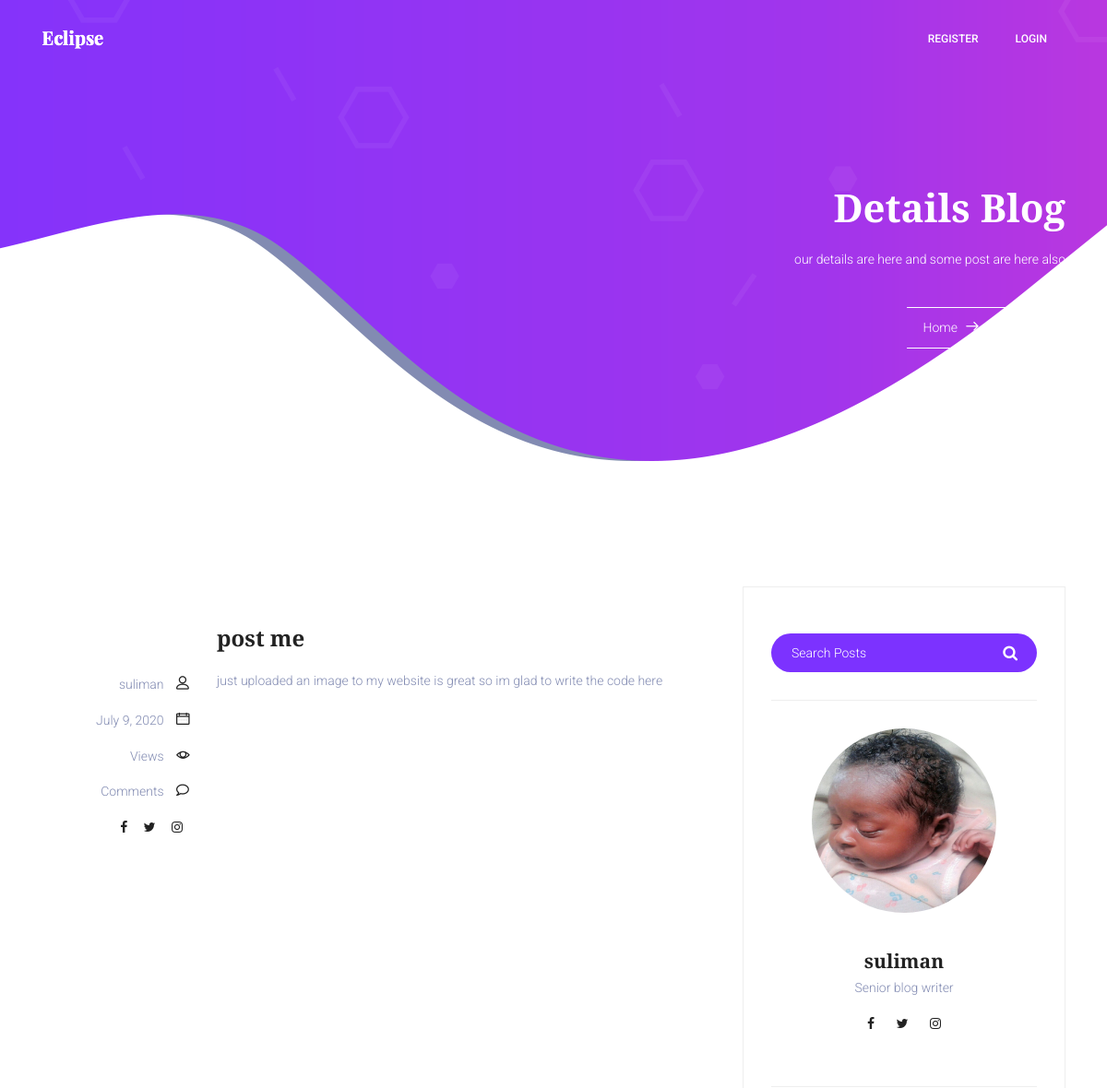
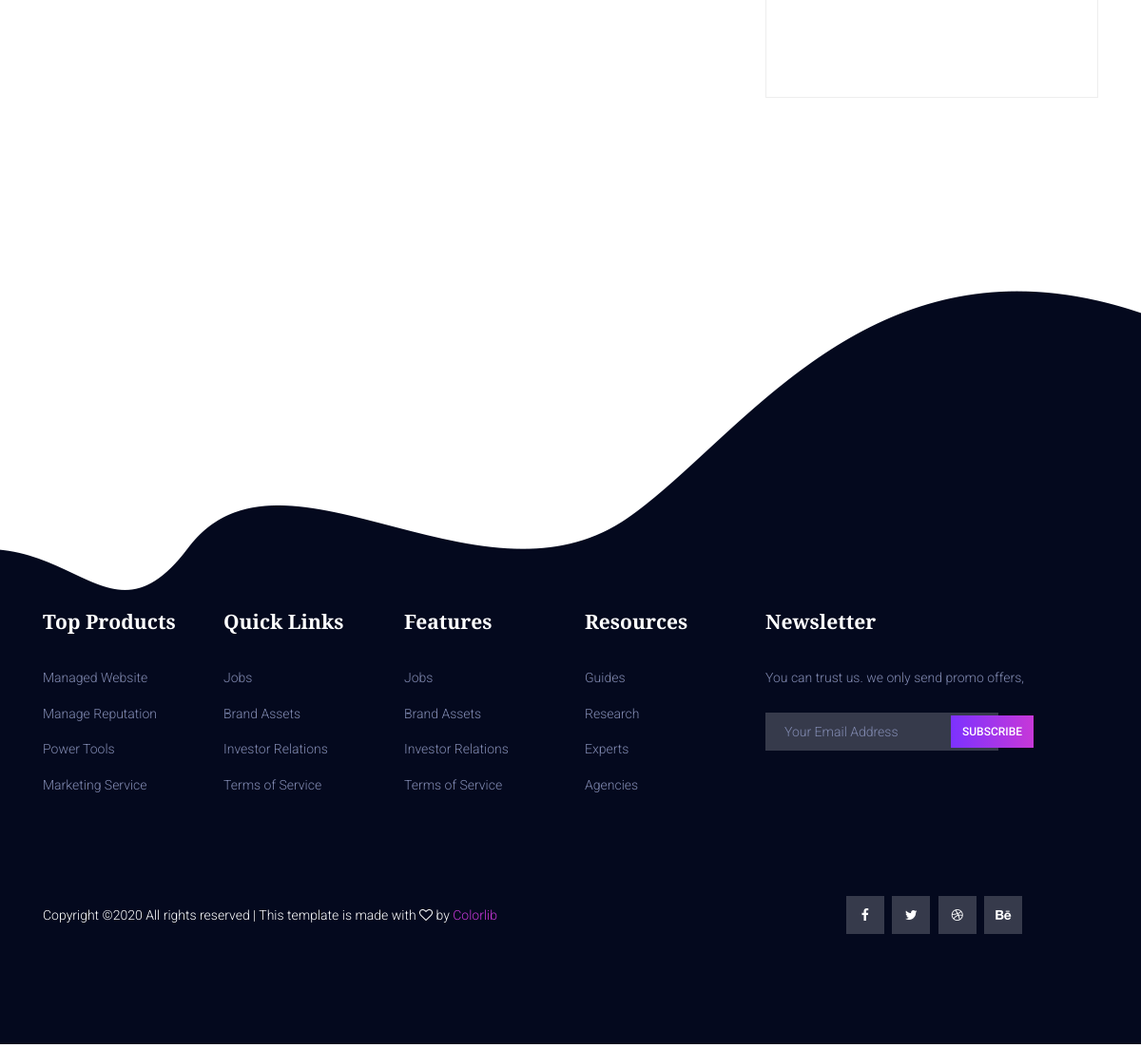
/detail/20/, run on the app's committed database (2 pictures, top to bottom).
### course/models.py (models this page shows, shortened)
class Post(models.Model):
	title=models.CharField(max_length=255)
	author=models.ForeignKey(User,on_delete=models.CASCADE)
	image=models.ImageField(upload_to='images/')
	body=RichTextField(blank=True,null=True)
	post_date=models.DateField(auto_now_add=True)
	category=models.CharField(max_length=200,default='Speaking')
	likes=models.ManyToManyField(User,related_name='blog_posts')
	def total_likes(self):
		return self.likes.count()

### members/models.py (models this page shows, shortened)
class Profile(models.Model):
    user=models.OneToOneField(User,null=True,on_delete=models.CASCADE)
    bio=models.TextField()
    profile_pic=models.ImageField(null=True,blank=True,upload_to='images/profile')
    website_url=models.CharField(max_length=200,null=True,blank=True)
    facebook_url=models.CharField(max_length=200,null=True,blank=True)
    instagram_url=models.CharField(max_length=200,null=True,blank=True)
    twitter_url=models.CharField(max_length=200,null=True,blank=True)

### course/views.py (the view)
# urls.py: path('detail/<int:pk>/',BlogDetail.as_view(),name='detail'),
class BlogDetail(DetailView):
	model=Post
	template_name='course/detail.html'
	def get_context_data(self,*args, **kwargs):
		cat_menu=Category.objects.all()
		stuff=get_object_or_404(Post,id=self.kwargs['pk'])
		total_likes=stuff.total_likes()
		context=super(BlogDetail,self).get_context_data(*args, **kwargs)
		liked=False
		if stuff.likes.filter(id=self.request.user.id).exists():
			liked=True
		context['cat_menu']=cat_menu
		context['total_likes']=total_likes
		context['liked']=liked
		return context

### course/templates/course/detail.html (shortened to what this page needs)
{% extends 'course/base.html' %}
{% load static %}
{% block content %}
	<section class="banner-area">
		<div class="container">
			<div class="row justify-content-center align-items-center">
				<div class="col-lg-12 banner-right">
					<h1 class="text-white">
							Details Blog
					</h1>
					<p class="mx-auto text-white  mt-20 mb-40">
						our details are here and some post are here also
					</p>
					<div class="link-nav">
						<span class="box">
							<a href="{% url 'index' %}">Home </a>
							<i class="lnr lnr-arrow-right"></i>
							<a href="{% url 'blog-home' %}">Blog Home</a>
						</span>
					</div>
				</div>
			</div>
		</div>
	</section>
<br><br>
	<section class="post-content-area single-post-area">
		<div class="container">
			<div class="row">
				<div class="col-lg-8 posts-list">
					<div class="single-post row">
						<div class="col-lg-12">
							<div class="feature-img">
							</div>
						</div>
						<div class="col-lg-3  col-md-3 meta-details">
							<ul class="tags">
							</ul>
							<div class="user-details row">
								<p class="user-name col-lg-12 col-md-12 col-6">
									<a href="#">{{post.author}}</a>
									<span class="lnr lnr-user"></span>
								</p>
								<p class="date col-lg-12 col-md-12 col-6"><a href="#">{{post.post_date}}</a>
									<span class="lnr lnr-calendar-full"></span>
								</p>
								<p class="view col-lg-12 col-md-12 col-6"><a href="#"> Views</a> <span class="lnr lnr-eye"></span></p>
								<p class="comments col-lg-12 col-md-12 col-6"><a href="#"> Comments</a> <span class="lnr lnr-bubble"></span></p>
								<ul class="social-links col-lg-12 col-md-12 col-6">
								<li>
									{% if post.author.profile.facebook_url %}
									<a href="{{post.author.profile.facebook_url}}">
										<i class="fa fa-facebook"></i>
									</a>
									{% endif %}
								</li>
								<li>
									{% if post.author.profile.twitter_url %}
									<a href="{{post.author.profile.twitter_url}}">
										<i class="fa fa-twitter"></i>
									</a>
									{% endif %}
								</li>
								<li>
									{% if post.author.profile.instagram_url %}
									<a href="{{post.author.profile.instagram_url}}">
										<i class="fa fa-instagram"></i>
									</a>
									{% endif %}
								</li>
								</ul>
							</div>
						</div>
						<div class="col-lg-9 col-md-9">
							<h3 class="mt-20 mb-20">{{post.title}}</h3>
							<p class="excert">
								{{post.body|safe}}
							</p>
						</div>
					</div>
				</div>
				<div class="col-lg-4 sidebar-widgets">
					<div class="widget-wrap">
						<div class="single-sidebar-widget search-widget">
							<form class="search-form" action="#">
								<input placeholder="Search Posts" name="search" type="text" onfocus="this.placeholder = ''" onblur="this.placeholder = 'Search Posts'">
								<button type="submit"><i class="fa fa-search"></i></button>
							</form>
						</div>
						<div class="single-sidebar-widget user-info-widget">
							<img src="{{post.author.profile.profile_pic.url}}" width="200" height="200" class="rounded-circle"  alt="">
							<a href="#"><h4>{{post.author}}</h4></a>
							<p>
								Senior blog writer
							</p>
							<ul class="social-links">
								<li>
									{% if post.author.profile.facebook_url %}
									<a href="{{post.author.profile.facebook_url}}">
										<i class="fa fa-facebook"></i>
									</a>
									{% endif %}
								</li>
								<li>
									{% if post.author.profile.twitter_url %}
									<a href="{{post.author.profile.twitter_url}}">
										<i class="fa fa-twitter"></i>
									</a>
									{% endif %}
								</li>
								<li>
									{% if post.author.profile.instagram_url %}
									<a href="{{post.author.profile.instagram_url}}">
										<i class="fa fa-instagram"></i>
									</a>
									{% endif %}
								</li>
							</ul>
						</div>
						<div class="single-sidebar-widget ads-widget">
						</div>
					</div>
				</div>
			</div>
		</div>
	</section>
{% endblock content %}

### data on the page
Post: author "suliman", post_date "July 9, 2020", title "post me", body "just uploaded an image to my website is great so im glad to write the code here", author.profile.profile_pic (picture)
